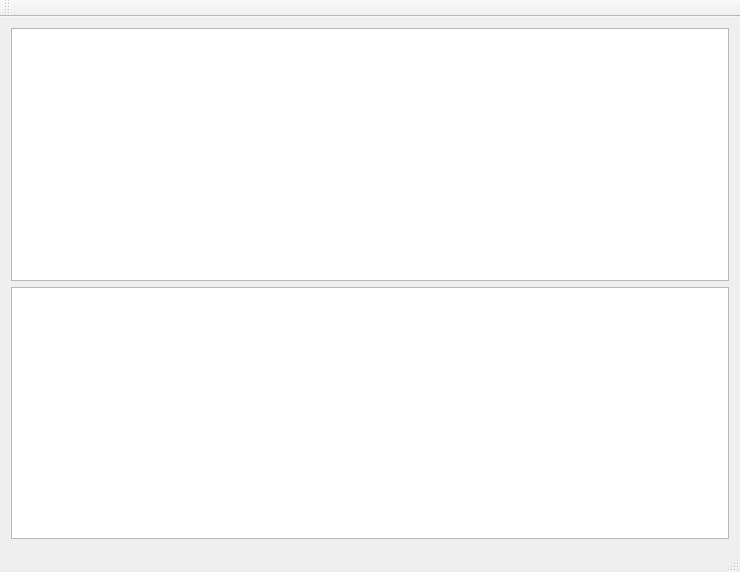
<?xml version="1.0" encoding="UTF-8"?>
<ui version="4.0">
 <class>MainWindow</class>
 <widget class="QMainWindow" name="MainWindow">
  <property name="geometry">
   <rect>
    <x>0</x>
    <y>0</y>
    <width>740</width>
    <height>572</height>
   </rect>
  </property>
  <property name="windowTitle">
   <string>Hashes To Hashes</string>
  </property>
  <property name="windowIcon">
   <iconset resource="../appresources.qrc">
    <normaloff>:/images/ui/images/hash-icon.png</normaloff>:/images/ui/images/hash-icon.png</iconset>
  </property>
  <widget class="QWidget" name="centralWidget">
   <layout class="QVBoxLayout" name="verticalLayout">
    <item>
     <widget class="QPlainTextEdit" name="valTextEdit">
      <property name="font">
       <font>
        <family>Courier New</family>
        <pointsize>10</pointsize>
       </font>
      </property>
     </widget>
    </item>
    <item>
     <widget class="QTableWidget" name="hashesTableWidget">
      <property name="font">
       <font>
        <family>Courier New</family>
       </font>
      </property>
     </widget>
    </item>
   </layout>
  </widget>
  <widget class="QMenuBar" name="menuBar">
   <property name="geometry">
    <rect>
     <x>0</x>
     <y>0</y>
     <width>740</width>
     <height>21</height>
    </rect>
   </property>
  </widget>
  <widget class="QToolBar" name="mainToolBar">
   <attribute name="toolBarArea">
    <enum>TopToolBarArea</enum>
   </attribute>
   <attribute name="toolBarBreak">
    <bool>false</bool>
   </attribute>
  </widget>
  <widget class="QStatusBar" name="statusBar"/>
 </widget>
 <layoutdefault spacing="6" margin="11"/>
 <resources>
  <include location="../appresources.qrc"/>
 </resources>
 <connections/>
</ui>
